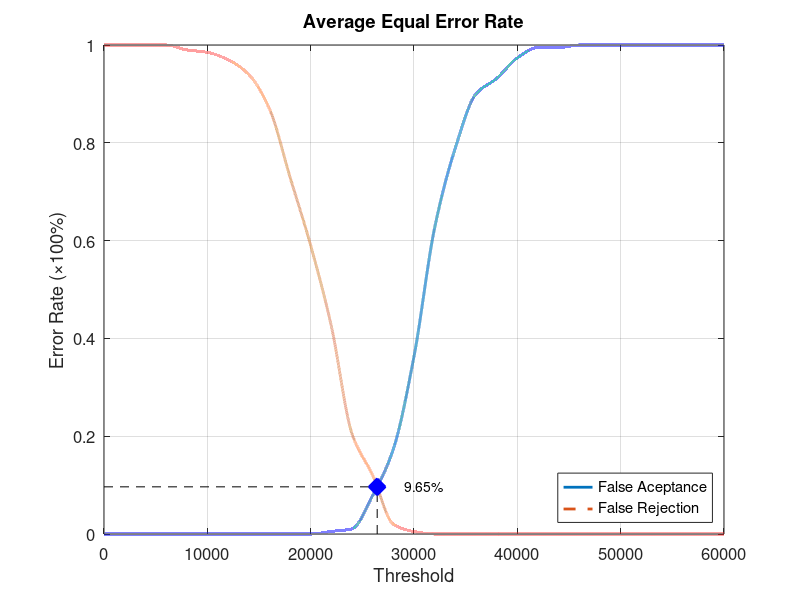
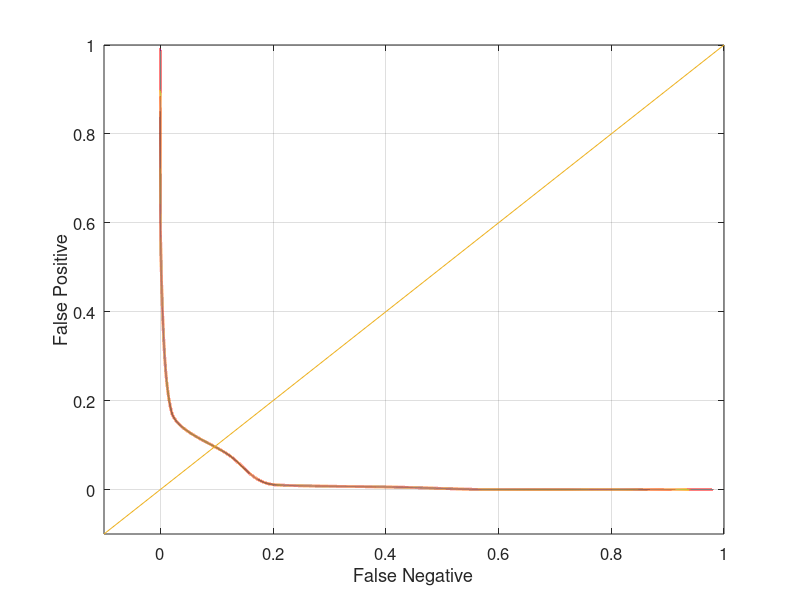

MATLAB code for these plots, in order:
function yEER = Database2_1
close all;
clear;
clc;
x = 0:2000:60000;
xq = 0:0.5:60000;

y0 = [0 0 0 0 0 0 0 0 0 0 0 0.00526316 0.0105263 0.0789474 0.173684 0.363158 0.626316 0.789474 0.9 0.931579 0.973684 0.994737 0.994737 1 1 1 1 1 1 1 1];
yy0 = interp1(x, y0, xq, 'pchip');
y1 = [1 1 1 1 0.99 0.985 0.97 0.94 0.87 0.73 0.59 0.425 0.205 0.12 0.02 0.005 0 0 0 0 0 0 0 0 0 0 0 0 0 0 0];
yy1 = interp1(x, y1, xq, 'pchip');

% Calculating EER: 
y2 = abs(y0 - y1);
find(y2 == min(y2))
yy2 = abs(yy0 - yy1);
xEER = find(yy2 == min(yy2));
xEERIndex = xq(xEER) % X-axis EER
yEER = yy0(xEER) % Y-axis EER

main = figure
plot(xq, yy0,'-','LineWidth', 2);	hold on
plot(xq, yy1,'--','LineWidth', 2);	hold on
plot([xEERIndex xEERIndex], [0 yEER], 'k--');	hold on
plot([0 xEERIndex], [yEER yEER], 'k--');	hold on
plot(xEERIndex, yEER, 'bx', 'LineWidth', 10);	hold on
text(xEERIndex + 10 * xEERIndex / 100, yEER, [num2str(round((10000 * yEER)) / 100) '%'])
legend('False Aceptance', 'False Rejection', 'Location', 'SouthEast')
xlabel('Threshold')
ylabel('Error Rate (\times100%)')
title('Average Equal Error Rate')
set(gca, 'FontSize', 12)
axis([0 60000 0 1])
grid on

print(main, 'Database2_1Main', '-dpng');
FNRxFPR = figure('Color', [1 1 1]);
plot(yy1, yy0, '-', yy1, yy0, 'LineWidth', 2);
hold on
y = -0.1:0.1:1
plot(y, y); 
set(gca, 'FontSize', 12)
xlabel('False Negative')
ylabel('False Positive')
axis([-0.1 1 -0.1 1])
set(gca, 'FontSize', 12)
grid on

print(FNRxFPR, 'Database2_1FNRxFPR','-dpng');
end
